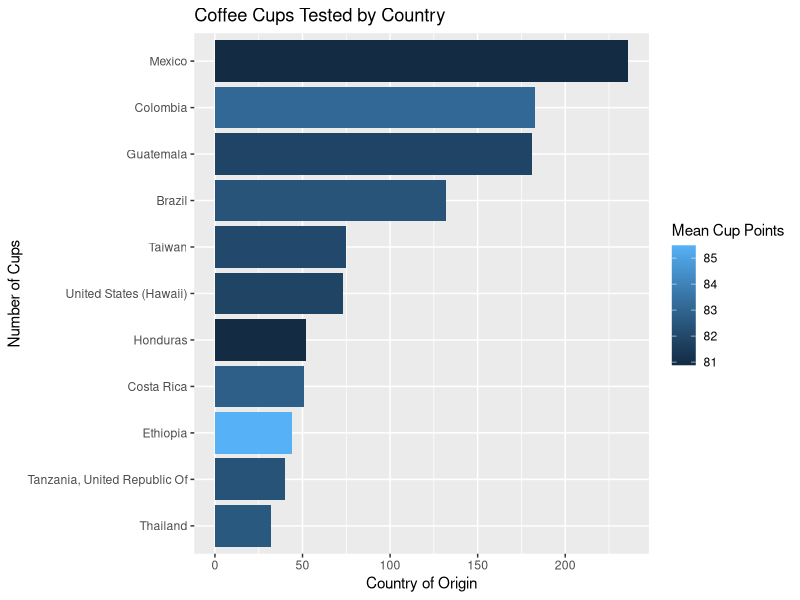
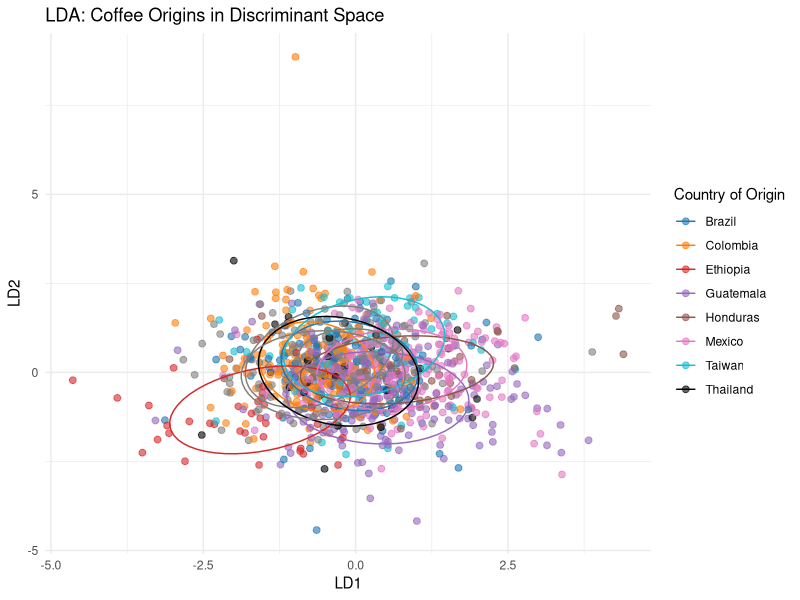
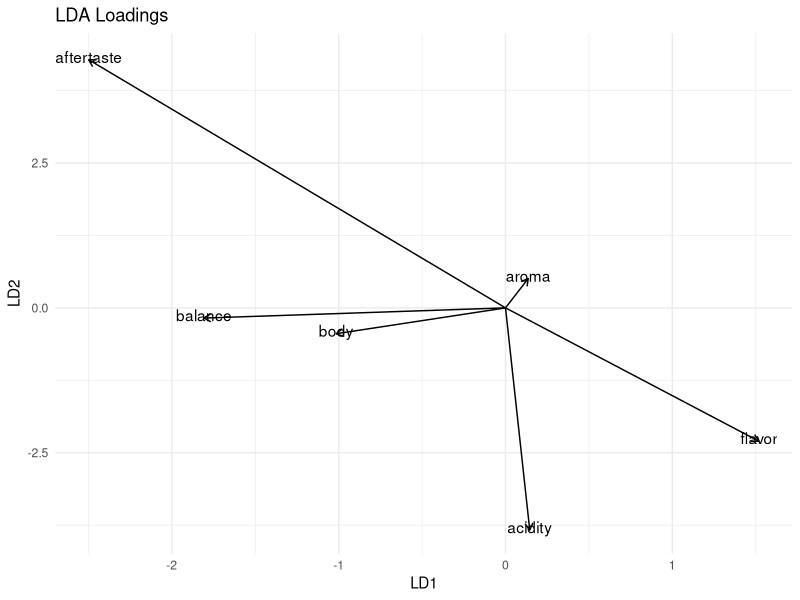
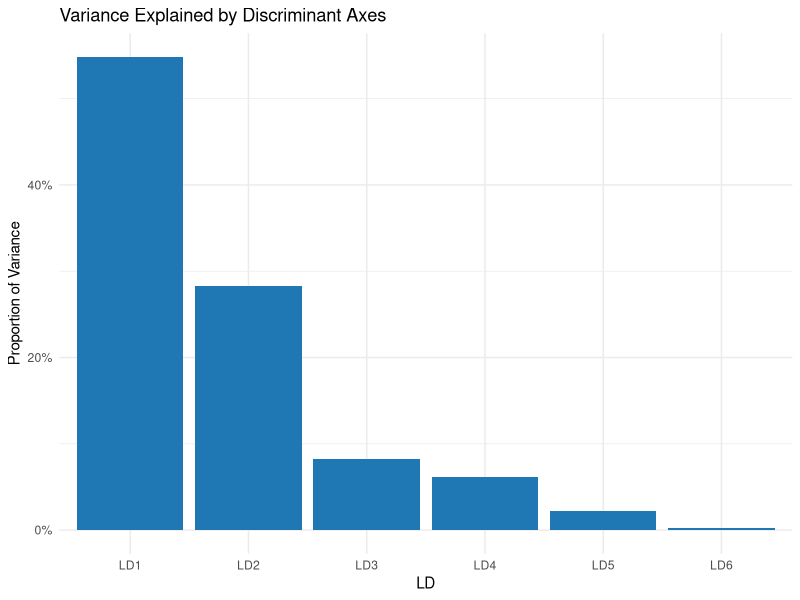
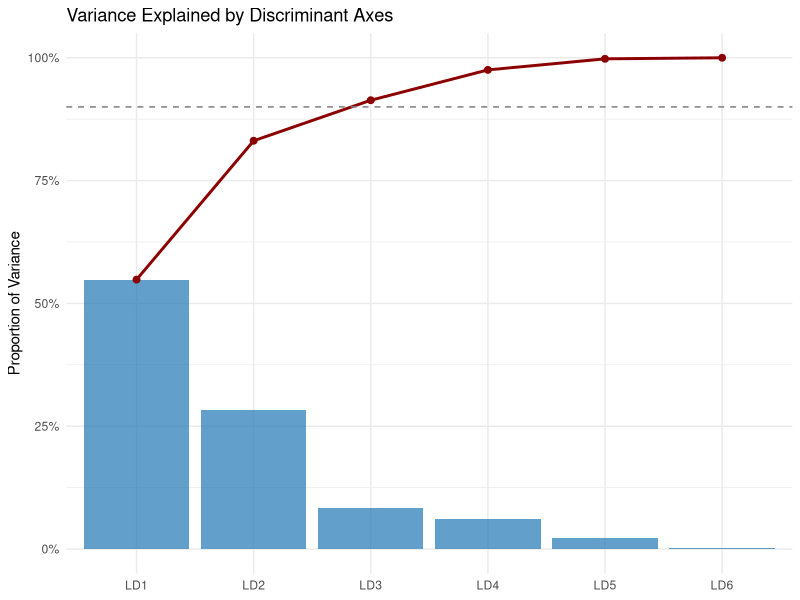
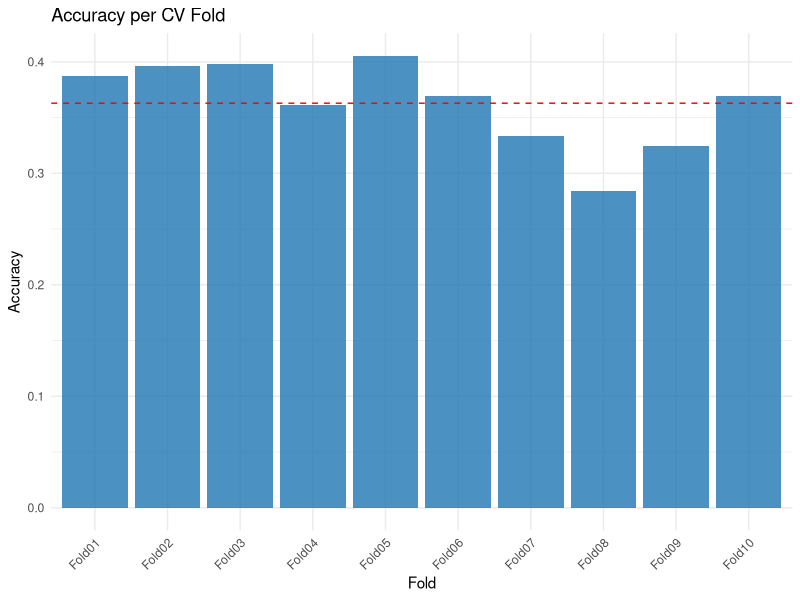
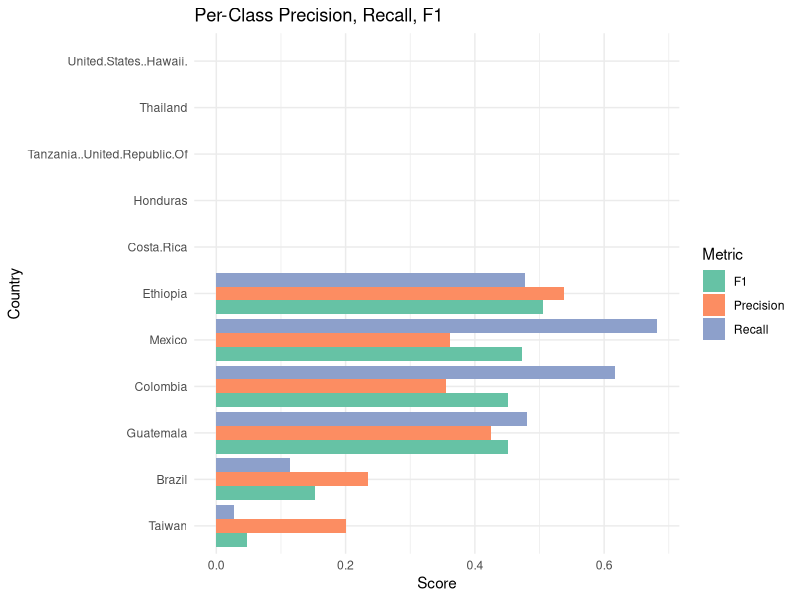
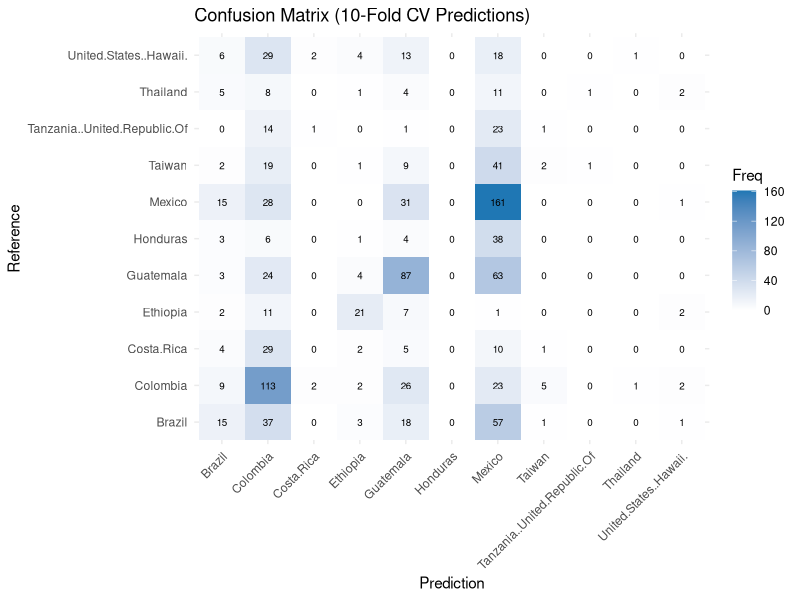

Write the R code that produced these figures, in order.
## ---- chunk 1
library(tidyverse)
library(MASS)
library(caret)
library(psych)
library(ggrepel)
library(MLmetrics)
coffee <- read_csv("../data/coffee_clean.csv", show_col_types = FALSE)
core <- c("aroma", "flavor", "aftertaste", "acidity", "body", "balance", "country_of_origin")
pred_core <- c("aroma", "flavor", "aftertaste", "acidity", "body", "balance")
visualizing <- c("aroma", "flavor", "aftertaste", "acidity", "body", "balance", "country_of_origin", "total_cup_points")

coffee_clean <- coffee %>%
  dplyr::select(all_of(core)) %>% 
  drop_na() %>% 
  mutate(country_of_origin = factor(country_of_origin))

coffee_visualizing <- coffee %>% 
  dplyr::select(all_of(visualizing)) %>% 
  drop_na() %>% 
  mutate(country_of_origin = factor(country_of_origin))
## ---- chunk 2
summary(coffee_clean)

head(coffee_clean)
## ---- chunk 3
coffee_counts <- coffee_visualizing %>% 
  group_by(country_of_origin) %>% 
  summarise(n = n(), mean_points = mean(total_cup_points, na.rm=TRUE))

ggplot(coffee_counts, aes(x = reorder(country_of_origin, n), y=n, fill=mean_points)) +
  geom_col() +
  coord_flip() +
  labs(
    title = "Coffee Cups Tested by Country",
    fill = "Mean Cup Points"
  ) +
  xlab("Number of Cups") +
  ylab("Country of Origin")
## ---- chunk 4
# Fit MANOVA
Y <- as.matrix(coffee_clean[, pred_core])
manova_fit <- manova(Y ~ country_of_origin, data = coffee_clean)

summary(manova_fit, test = "Pillai")

summary(manova_fit, test = "Wilks")

summary(manova_fit, test = "Hotelling-Lawley")

summary(manova_fit, test = "Roy")

summary.aov(manova_fit)
## ---- chunk 5
# Fit LDA
lda_fit <- lda(country_of_origin ~ ., data = coffee_clean)

lda_fit$svd^2 / sum(lda_fit$svd^2)

lda_pred <- predict(lda_fit)

lda_df <- data.frame(
  LD1 = lda_pred$x[, 1],
  LD2 = lda_pred$x[, 2],
  country = coffee_clean$country_of_origin
)

manual_colors <- c(
  "Brazil"                        = "#1f77b4",
  "Colombia"                      = "#ff7f0e",
  "Costa.Rica"                    = "#2ca02c",
  "Ethiopia"                      = "#d62728",
  "Guatemala"                     = "#9467bd",
  "Honduras"                      = "#8c564b",
  "Mexico"                        = "#e377c2",
  "Taiwan"                        = "#17becf",
  "Tanzania..United.Republic.Of"  = "#bcbd22",
  "Thailand"                      = "#000000",
  "United.States..Hawaii."        = "#ff9896"
)

ggplot(lda_df, aes(x = LD1, y = LD2, color = country)) +
  geom_point(alpha = 0.6, size = 2) +
  stat_ellipse(level = 0.68) +
  labs(title = "LDA: Coffee Origins in Discriminant Space",
       x = "LD1", y = "LD2") +
  scale_color_manual(values = manual_colors, name = "Country of Origin") +
  theme_minimal()
## ---- chunk 6
# Loadings plot
loadings <- as.data.frame(lda_fit$scaling)
loadings$variable <- rownames(loadings)

ggplot(loadings, aes(x = LD1, y = LD2, label = variable)) +
  geom_segment(aes(x = 0, y = 0, xend = LD1, yend = LD2),
               arrow = arrow(length = unit(0.2, "cm"))) +
  geom_text(nudge_y = 0.05) +
  labs(title = "LDA Loadings") +
  theme_minimal()
## ---- chunk 7
# Variance explained plot

var_explained <- lda_fit$svd^2 / sum(lda_fit$svd^2)
ve_df <- data.frame(
  LD = paste0("LD", seq_along(var_explained)),
  variance = var_explained
)

ggplot(ve_df, aes(x = LD, y = variance)) +
  geom_col(fill = "#1f77b4") +
  scale_y_continuous(labels = scales::percent) +
  labs(title = "Variance Explained by Discriminant Axes",
       y = "Proportion of Variance") +
  theme_minimal()
## ---- chunk 8
ve_df$cumulative <- cumsum(var_explained)

ggplot(ve_df, aes(x = factor(LD, levels = LD))) +
  geom_col(aes(y = variance), fill = "#1f77b4", alpha = 0.7) +
  geom_line(aes(y = cumulative, group = 1), color = "darkred", linewidth = 1) +
  geom_point(aes(y = cumulative), color = "darkred", size = 2) +
  geom_hline(yintercept = 0.90, linetype = "dashed", color = "gray50") +
  scale_y_continuous(labels = scales::percent) +
  labs(title = "Variance Explained by Discriminant Axes",
       x = NULL, y = "Proportion of Variance") +
  theme_minimal()
## ---- chunk 9
coffee_clean <- coffee_clean %>%
  mutate(country_of_origin = factor(make.names(country_of_origin)))

set.seed(42)
ctrl <- trainControl(method = "cv", number = 10,
                     classProbs = TRUE,
                     summaryFunction = multiClassSummary,
                     savePredictions = TRUE)  # change "final" to TRUE

lda_caret <- train(country_of_origin ~ .,
                   data = coffee_clean,
                   method = "lda",
                   trControl = ctrl,
                   preProcess = c("center", "scale"))

true_levels <- levels(coffee_clean$country_of_origin)
preds <- factor(lda_caret$pred$pred, levels = true_levels)
obs   <- factor(lda_caret$pred$obs,  levels = true_levels)

cm <- confusionMatrix(preds, obs)
cm$byClass[, c("Precision", "Recall", "F1")] %>%
  colMeans(na.rm = TRUE)
## ---- chunk 10
print(lda_caret)
lda_caret$results
## ---- chunk 11
fold_results <- lda_caret$resample

ggplot(fold_results, aes(x = Resample, y = Accuracy)) +
  geom_col(fill = "#1f77b4", alpha = 0.8) +
  geom_hline(yintercept = mean(fold_results$Accuracy), 
             linetype = "dashed", color = "red") +
  labs(title = "Accuracy per CV Fold",
       x = "Fold", y = "Accuracy") +
  theme_minimal() +
  theme(axis.text.x = element_text(angle = 45, hjust = 1))
## ---- chunk 12
pr_df <- as.data.frame(cm$byClass[, c("Precision", "Recall", "F1")])
pr_df$country <- gsub("Class: ", "", rownames(pr_df))

pr_long <- tidyr::pivot_longer(pr_df, cols = c(Precision, Recall, F1),
                                names_to = "Metric", values_to = "Value")

ggplot(pr_long, aes(x = reorder(country, Value), y = Value, fill = Metric)) +
  geom_col(position = "dodge") +
  coord_flip() +
  scale_fill_brewer(palette = "Set2") +
  labs(title = "Per-Class Precision, Recall, F1",
       x = "Country", y = "Score") +
  theme_minimal()
## ---- chunk 13
cm_df <- as.data.frame(cm$table)

ggplot(cm_df, aes(x = Prediction, y = Reference, fill = Freq)) +
  geom_tile() +
  geom_text(aes(label = Freq), size = 2.5) +
  scale_fill_gradient(low = "white", high = "#1f77b4") +
  labs(title = "Confusion Matrix (10-Fold CV Predictions)") +
  theme_minimal() +
  theme(axis.text.x = element_text(angle = 45, hjust = 1))
